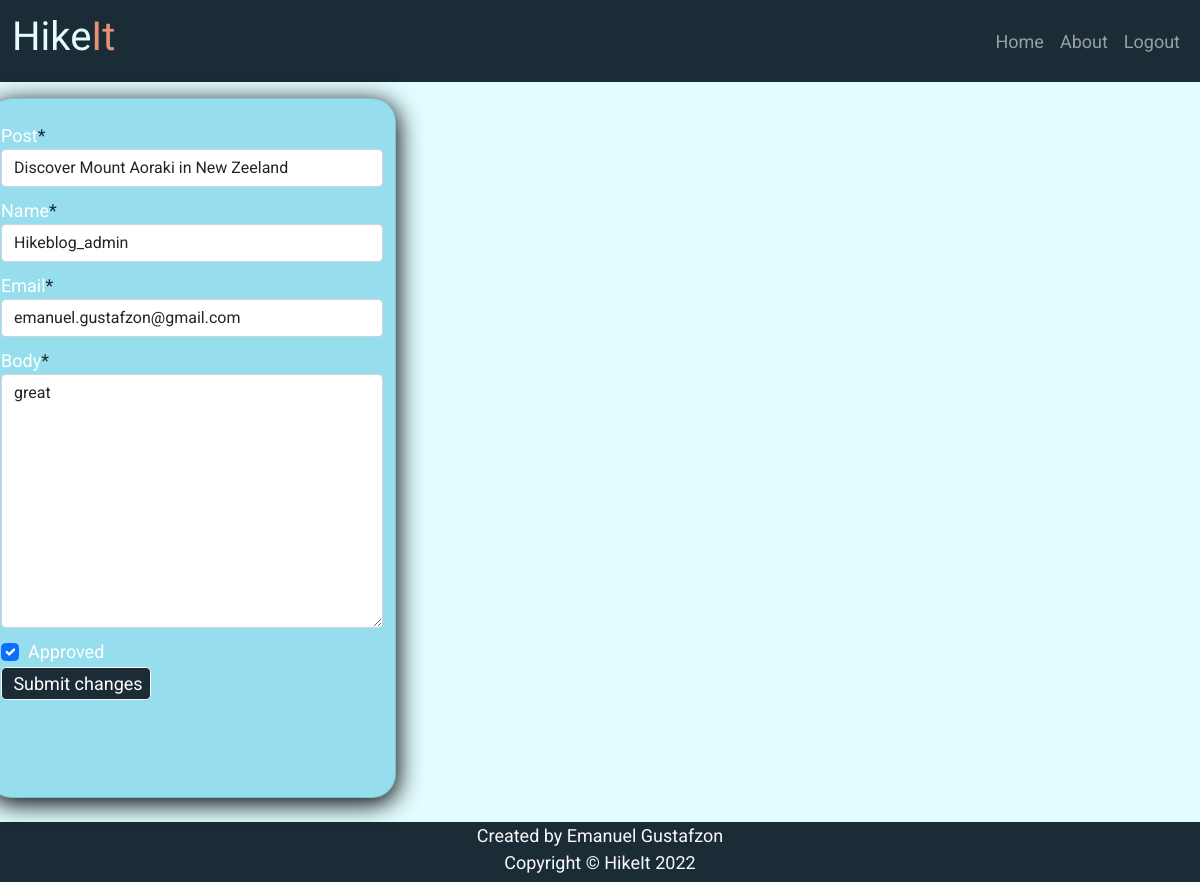
The page /blog/8/update/ (signed in) on the database its author committed.
### blog/models.py (models this page shows, shortened)
class Comment(models.Model):
    post = models.ForeignKey(
        Post, on_delete=models.CASCADE, related_name='comments')
    name = models.CharField(max_length=80)
    email = models.EmailField()
    body = models.TextField()
    created_on = models.DateTimeField(auto_now_add=True)
    approved = models.BooleanField(default=False)
    class Meta:
        ordering = ['created_on']

### blog/views.py (the view)
class CommentUpdateView(UpdateView):
    model = Comment
    fields = '__all__'
    success_url = reverse_lazy('home')

### blog/models.py (called while the page is built)
    def __str__(self):
        return self.title

### templates/blog/comment_form.html (shortened to what this page needs)
{% extends 'base.html' %}
{% block content %}
{% load crispy_forms_tags %}
{% if comment.name == user.username %}
<div class=" page-height">
<div class="row page-height">
    <div class="col-lg-4 col-md-6 col-sm-8 mb-4 ml-3 card mt-3 ">
            <form method="post" action="{% url 'comment_update' comment.pk %}" style="margin-top: 1.3em;">
                {{ form | crispy }}
                <button type="submit" class="button">Submit changes</button>
            </form>
        </div>
    </div>
</div>
{% endif %}
{% endblock content %}

### static/css/style.css (style rules this page uses)
body { font-family: "Roboto", sans-serif; font-size: 18px; background-color: #E2FDFF; color: white; min-height: 100vh; }
.page-height { min-height: calc(100vh - 60px); }
.card { position: relative; display: flex; flex-direction: column; word-wrap: break-word; background-color: #96DDED; box-shadow: 1px 5px 25px 1px black; background-clip: border-box; border: 1px solid rgba(0,0,0,.125); border-radius: 1.5rem; height:auto; }
span { color: #1B2C37; }
button { border: none; background-color:#1B2C37; color: white; }
.button { border: solid 1px #fafafa; border-radius: 5px; padding: 2px 1px 2px 5px; width: 150px; margin-bottom: 0.5rem; }
.form-control { margin-bottom: 10px; }
input { display: block; }

### rows shown on the page
Comment: post "Discover Mount Aoraki in New Zeeland", name "Hikeblog_admin", email "emanuel.gustafzon@gmail.com", body "great", approved "☑"
